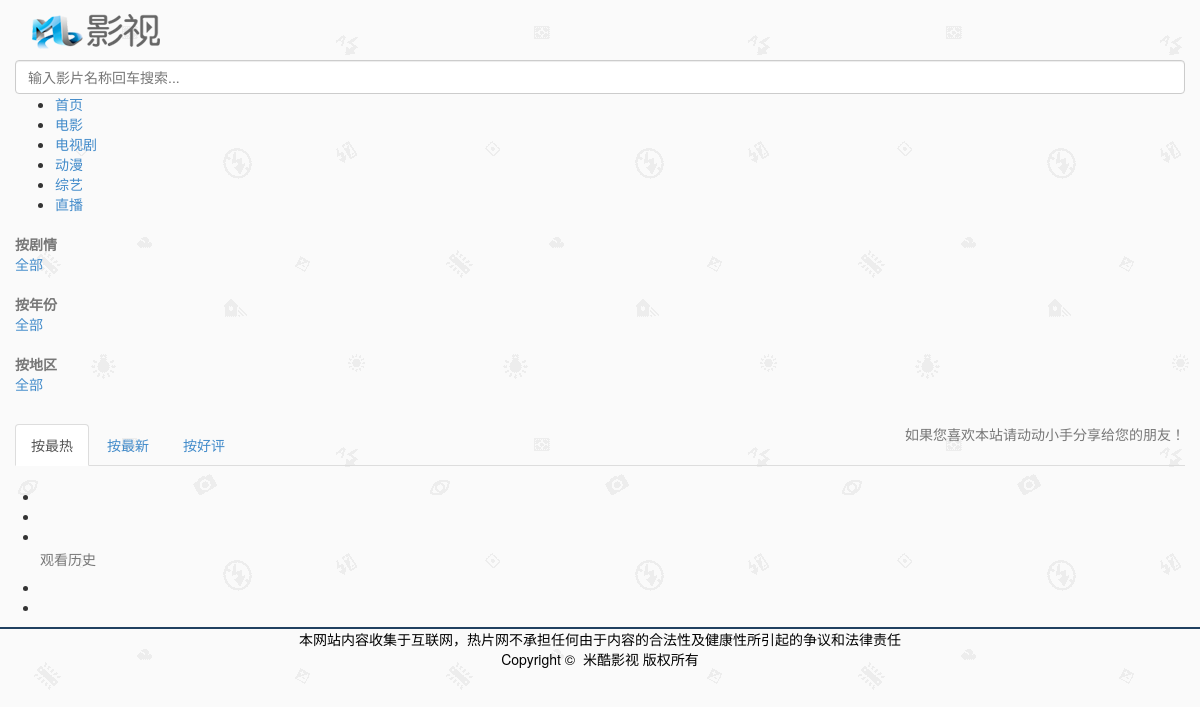
The page /movie.php on the database its author committed.
### tables this page shows
CREATE TABLE `mkcms_system` (
  `id` int(11) NOT NULL AUTO_INCREMENT,
  `s_name` varchar(255) DEFAULT NULL,
  `s_domain` varchar(255) DEFAULT NULL,
  `s_seoname` varchar(255) DEFAULT NULL,
  `s_keywords` varchar(255) DEFAULT NULL,
  `s_description` varchar(255) DEFAULT NULL,
  `s_cache` varchar(255) DEFAULT NULL,
  `s_wei` varchar(255) DEFAULT NULL,
  `s_user` varchar(255) DEFAULT NULL,
  `s_logo` varchar(255) DEFAULT NULL,
  `s_weixin` varchar(255) DEFAULT NULL,
  `s_dashang` varchar(255) DEFAULT NULL,
  `s_mjk` varchar(255) DEFAULT NULL,
  `s_jiekou` text,
  `s_copyright` text,
  `s_changyan` text,
  `s_alipay` varchar(255) DEFAULT NULL,
  `s_appid` varchar(255) DEFAULT NULL,
  `s_appkey` varchar(255) DEFAULT NULL,
  `s_shoukuan` varchar(255) DEFAULT NULL,
  `s_qqun` varchar(255) DEFAULT NULL,
  `s_token` varchar(255) DEFAULT NULL,
  `s_shouquan` varchar(255) DEFAULT NULL,
  `s_bdyun` varchar(255) DEFAULT NULL,
  `s_tongji` text,
  `s_qianxian` varchar(255) DEFAULT NULL,
  `s_dianying` varchar(255) DEFAULT NULL,
  `s_dianshi` varchar(255) DEFAULT NULL,
  `s_zongyi` varchar(255) DEFAULT NULL,
  `s_dongman` varchar(255) DEFAULT NULL,
  `s_tuiguang` varchar(255) DEFAULT NULL,
  `s_shoufei` text,
  `s_cishu` varchar(255) DEFAULT NULL,
  `s_pc` varchar(255) DEFAULT NULL,
  `s_hong` varchar(255) DEFAULT NULL,
  `s_gonggao` text,
  `s_bofang` varchar(255) DEFAULT NULL,
  `s_guanzhu` text,
  `s_fengmian` varchar(255) DEFAULT NULL,
  `s_mail` varchar(255) DEFAULT NULL,
  `s_smtp` varchar(255) DEFAULT NULL,
  `s_muser` varchar(255) DEFAULT NULL,
  `s_mpwd` varchar(255) DEFAULT NULL,
  `s_wappid` varchar(255) DEFAULT NULL,
  `s_wkey` varchar(255) DEFAULT NULL,
  `s_tixing` varchar(255) DEFAULT NULL,
  `s_appewm` varchar(255) DEFAULT NULL,
  `s_appbt` varchar(255) DEFAULT NULL,
  `s_apppic` varchar(255) DEFAULT NULL,
  `s_appurl` varchar(255) DEFAULT NULL,
  `s_gg` varchar(255) DEFAULT NULL,
  `s_hctime` varchar(255) DEFAULT NULL,
  `s_beijing` varchar(255) DEFAULT NULL,
  `s_dianyingnew` varchar(255) DEFAULT NULL,
  `s_dongmannew` varchar(255) DEFAULT NULL,
  `s_zongyinew` varchar(255) DEFAULT NULL,
  `s_zhifu` varchar(255) DEFAULT NULL,
  `s_tuijian` text,
  `s_wxguanzhu` varchar(255) DEFAULT NULL,
  `s_smsname` varchar(255) DEFAULT NULL,
  `s_smspass` varchar(255) DEFAULT NULL,
  `s_miaoshu` varchar(255) DEFAULT NULL,
  `s_hz` varchar(255) DEFAULT NULL,
  `s_yq` varchar(255) DEFAULT NULL,
  PRIMARY KEY (`id`)
);

CREATE TABLE `mkcms_nav` (
  `id` int(11) NOT NULL AUTO_INCREMENT,
  `n_name` varchar(255) DEFAULT NULL,
  `n_url` varchar(255) DEFAULT NULL,
  `order` int(11) DEFAULT NULL,
  PRIMARY KEY (`id`)
);

### movie.php (called while the page is built, shortened)
<?php include('system/inc.php');
include('moban/'.$mkcms_bdyun.'/movie.php');?>

### system/config.php (called while the page is built, shortened)
<?php
$tv="";
$dm="";
$zy="";
$result = mysql_query('select * from mkcms_system where id = 1');
$row = mysql_fetch_array($result);
$mkcms_domain = $row['s_domain'];
$mkcms_copyright = $row['s_copyright'];
$mkcms_logo = $row['s_logo'];
$mkcms_dianying= $row['s_dianying'];
$mkcms_dianshi= $row['s_dianshi'];
$mkcms_zongyi= $row['s_zongyi'];
$mkcms_dongman= $row['s_dongman'];
?>

### system/inc.php (called while the page is built, shortened)
<?php
require_once('config.php');
?>

### moban/mkcms/movie.php (the view, shortened to what this page needs)
<!DOCTYPE html PUBLIC "-//W3C//DTD XHTML 1.0 Transitional//EN" "http://www.w3.org/TR/xhtml1/DTD/xhtml1-transitional.dtd">
<html xmlns="http://www.w3.org/1999/xhtml">
<head>
<?php  include 'head.php';
$movie='class="active"'?>
</head>
<body>
<?php include 'header.php'; ?>
<div class="container">
<div class="row">
<div class="hy-layout clearfix">
  <div class="hy-min-screen clearfix">
    <div class="item clearfix">
      <dl class="clearfix">
        <dt class="text-muted">按剧情</dt>
        <dd class="clearfix">
											  <a href="?m=/dianying/list.php?cat=all&page=1" >全部</a>
											  <?php
foreach($mcat as $kcat=>$vcat){$flname=$mname[$kcat];
if($flname!==伦理){
$flid='/dianying/list.php?cat='.$vcat.'&page=1';
echo "<a href='?m=$flid' target='_self'>$flname</a>";}}?></dd>
      </dl>
      <dl class="cleafix">
        <dt class="text-muted">按年份</dt>
        <dd class="clearfix">
<a href="?m=/dianying/list.php?area=all&pageno=1">全部</a>
<?php
foreach($mcat1 as $kcat=>$vcat){$flname=$mname1[$kcat];
$flid='/dianying/list.php?year='.$vcat.'&page=1';
echo "<a href='?m=$flid' target='_self'>$flname</a>";}?></dd>
      </dl>
      <dl class="cleafix hidden-sm">
        <dt class="text-muted">按地区</dt>
        <dd class="clearfix">
						<a href="?m=/dianying/list.php?area=all&page=1">全部</a>
<?php
foreach($mcat2 as $kcat=>$vcat){$flname=$mname2[$kcat];
$flid='/dianying/list.php?area='.$vcat.'&page=1';
echo "<a  href='?m=$flid' target='_self'>$flname</a>";}?></dd>
      </dl>
    </div>
  </div>
</div>
		<div class="hy-layout clearfix" style="margin-top: 10px;">
			<div class="hy-switch-tabs active clearfix">
				<span class="text-muted pull-right hidden-xs">如果您喜欢本站请动动小手分享给您的朋友！</span>
				<ul class="nav nav-tabs">
<?php
$b=(strpos($_GET['m'],'rank='));
$ye=substr($_GET['m'],$b+5);
?>
					<li <?php if ($ye=="rankhot"){echo 'class="active"';}elseif($ye=="createtime" or $ye=="rankpoint"){}else{ echo 'class="active"';};?>><a href="?m=/dianying/list.php?rank=rankhot&page=1">按最热</a></li>
					<li <?php if ($ye=="createtime"){echo 'class="active"';}else{};?>><a href="?m=/dianying/list.php?rank=createtime&page=1">按最新</a></li>
					<li <?php if ($ye=="rankpoint"){echo 'class="active"';}else{};?>><a href="?m=/dianying/list.php?rank=rankpoint&page=1">按好评</a></li>
				</ul>
			</div>
			<div class="hy-page clearfix">
			</div>		</div>
	</div>
</div>
<?php  include 'footer.php';?>

### moban/mkcms/header.php (shortened to what this page needs)
<div class="hy-head-menu">
	<div class="container">
	    <div class="row">
		  	<div class="item">
			    <div class="logo hidden-xs">
					<a class="hidden-sm hidden-xs" href="<?php echo $mkcms_domain;?>"><img src="<?php echo $mkcms_logo;?>" /></a>
				</div>
				<div class="search">
<form id="ff-search" role="search" action="<?php echo $mkcms_domain;?>seacher.php?wd=<?php echo $q?>" method="get">
                            <input class="form-control" placeholder="输入影片名称回车搜索..." type="text" id="ff-wd" name="wd" required="">
                  </form>
			   </div>
			   <ul class="menulist hidden-xs">
					<li><a href="<?php echo $mkcms_domain;?>">首页</a></li>
					<?php if($mkcms_dianying==1){?><li <?php echo $movie;?>><a href="<?php echo $mkcms_domain;?>movie.php">电影</a></li><?php }?>
					<?php if($mkcms_dianshi==1){?><li <?php echo $tv;?>><a href="<?php echo $mkcms_domain;?>tv.php">电视剧</a></li><?php }?>
					<?php if($mkcms_dongman==1){?><li <?php echo $dm;?>><a href="<?php echo $mkcms_domain;?>dongman.php">动漫</a></li><?php }?>
					<?php if($mkcms_zongyi==1){?><li <?php echo $zy;?>><a href="<?php echo $mkcms_domain;?>zongyi.php">综艺</a></li><?php }?>
										<?php
						$result = mysql_query('select * from mkcms_nav order by id asc');
						while($row = mysql_fetch_array($result)){
						?>
<li class="act<?php echo $row['id'];?>"><a href="<?php echo $row['n_url'];?>" target="_blank"><?php echo $row['n_name'];?></a></li>
<?php
						}
						?>
				</ul>
		  	</div>
	    </div>
	</div>
</div>

### moban/mkcms/footer.php (shortened to what this page needs)
<div class="hy-gototop hidden-sm hidden-xs">
   <ul class="item clearfix">
    <li><a href="<?php echo $mkcms_domain;?>ucenter" title="会员中心"><i class="icon iconfont icon-tubiaozhizuomobanyihuifu-"></i></a></li>
    <li><a href="<?php echo $mkcms_domain;?>book.php" title="留言求片"><i class="icon iconfont icon-qiu"></i></a></li>
	<li><a href="javascript:()" title="观看记录"><i class="icon iconfont icon-icon-"></i></a><div class="history clearfix" style="width:200px">
				<div class="head">
					<h5 class="margin-0 text-muted">观看历史</h5>
				</div>
			</div>	</li>
    <li><a class="" href="javascript:#" title="扫码手机观看" onclick="ewm()" style="z-index:9999999;"><i class="icon iconfont icon-erweima"></i></a></li>
    <li><a data-toggle="tooltip" data-placement="top" class="" href="javascript:scroll(0,0)" title="TOP"><i class="icon iconfont icon-top02"></i></a></li>   </ul>
  </div>
		 <div class="hy-layout hidden-xs" style="border-top: 2px solid #204060;">
	         <div class="hy-footer-link">
	             <div class="item clearfix">
	                 <p style="padding: 0 4px;text-align:center" class="container-fluid"><?php echo $mkcms_copyright;?><?php echo $mkcms_tongji;?></p>
				 </div>
			 </div>
	     </div>
</body>
</html>

### rows shown on the page
mkcms_system: s_logo (picture), s_copyright "本网站内容收集于互联网，热片网不承担任何由于内容的合法性及健康性所引起的争议和法律责任 Copyright © 米酷影视 版权所有"
mkcms_nav: n_name "直播"
